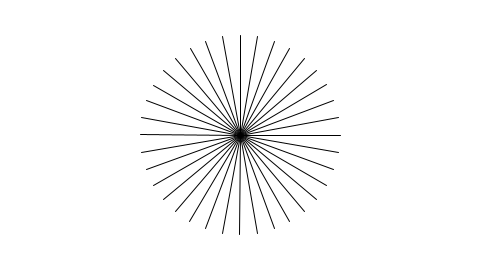
Frame 1 (no input)
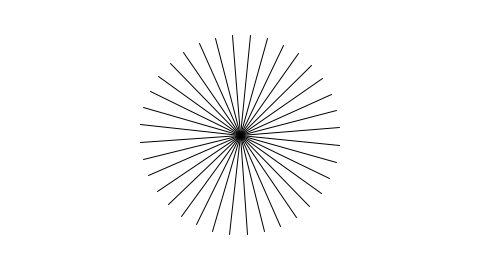
Frame 60 (the mouse pressed at the canvas centre just before this capture)
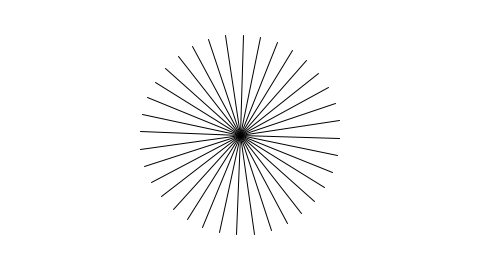
Frame 120 (the mouse held since frame 60 and released just before this capture)

The Processing sketch that drew these frames (run headless with seeded random() and noise(); from frame 60 on, the mouse is pressed at the canvas centre):

// Processing sketch: radians_pop
// ── radians_pop.pde
// Example 14-17: Nested push and pop

// Global angle for rotation
float theta = 0;

void setup() {
  size(480, 270);
}

void draw() {
  background(255);
  stroke(0);

  // Translate to center of window
  translate(width/2, height/2);

  // Loop from 0 to 360 degrees (2*PI radians)
  for (float i = 0; i < 360; i += 10) {

    // Push, rotate and draw a line!
    // The transformation state is saved at the beginning of each cycle through the for loop and restored at the end. 
    // Try commenting out these lines to see the difference!
    pushMatrix();
    
    rotate(radians(theta + i));
    line(0, 0, 100, 0);

    //// Loop from 0 to 360 degrees (2*PI radians)
    //for (float j = 0; j < TWO_PI; j += 0.5) {
    //  // Push, translate, rotate and draw a line!
    //  pushMatrix();
    //  translate(100, 0);
    //  rotate(-theta-j);
    //  line(0, 0, 50, 0);
    //  // We're done with the inside loop, pop!
    //  popMatrix();
    //}

    // We're done with the outside loop, pop!
    popMatrix();
  }

  // Increment theta
  theta += 0.1;
}
